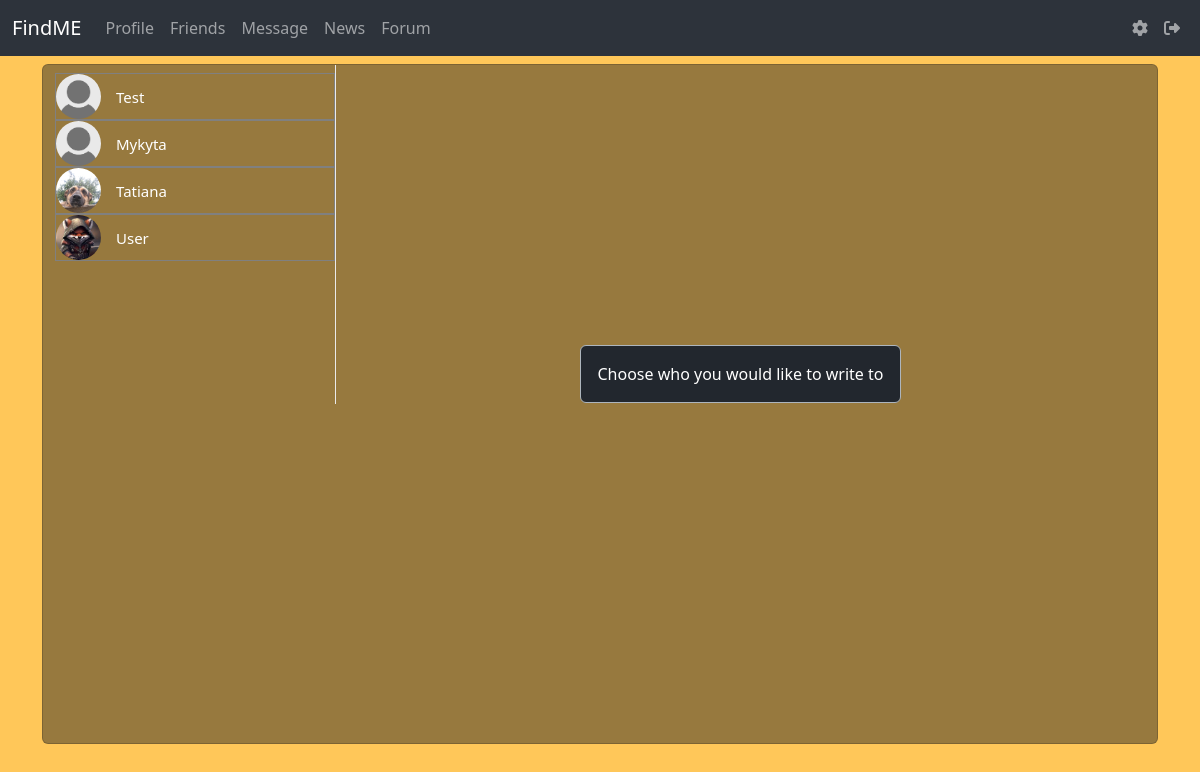
Page /message/ (signed in) on the committed database.
### data/users.py (models this page shows, shortened)
class User(SqlAlchemyBase, UserMixin):
    __tablename__ = 'users'
    id = sqlalchemy.Column(sqlalchemy.Integer, primary_key=True, autoincrement=True)
    name = sqlalchemy.Column(sqlalchemy.String, unique=True, nullable=True)
    about = sqlalchemy.Column(sqlalchemy.String, nullable=True, default='write about yourself')
    second_email = sqlalchemy.Column(sqlalchemy.String, nullable=True)
    github = sqlalchemy.Column(sqlalchemy.String, nullable=True)
    image = sqlalchemy.Column(sqlalchemy.String, default="default.jpg")
    email = sqlalchemy.Column(sqlalchemy.String, index=True, unique=True, nullable=True)
    followings = sqlalchemy.Column(sqlalchemy.String, nullable=True, default='')
    followers = sqlalchemy.Column(sqlalchemy.String, nullable=True, default='')
    post_count = sqlalchemy.Column(sqlalchemy.Integer, nullable=True, default=0)
    admin_check = sqlalchemy.Column(sqlalchemy.Integer, default=0)
    hashed_password = sqlalchemy.Column(sqlalchemy.String, nullable=True)
    created_date = sqlalchemy.Column(sqlalchemy.DateTime, default=datetime.datetime.now)

### main.py (the view)
@app.route('/message/', methods=['GET', 'POST'])
@login_required
def message():
    db_sess = db_session.create_session()
    friends = db_sess.query(User).filter(current_user.id != User.id).all()
    return render_template('messages_friends.html', friends=friends)

### data/db_session.py (called while the page is built)
def create_session() -> Session:
    global __factory
    return __factory()

### main.py (called while the page is built)
@login_manager.user_loader
def load_user(user_id):
    db_sess = db_session.create_session()
    return db_sess.query(User).get(user_id)

### templates/messages_friends.html (shortened to what this page needs)
{% extends "base.html" %}
{% block content %}
<div class="container">
    <div class="row">
        <div class="card chat-app" style="height: 85vh; background-color: #2227;">
            <div id="plist" class="people-list" style="overflow: auto; max-height: 100%;">
                <ul class="list-unstyled chat-list mt-2 mb-0" style="">
                    {% for user in friends%}
                    {% set ids = current_user.followings.split(', ') %}
                    {% set list1 = user.followers.split(', ') %}
                    {% set user_id_ = current_user.id | string() %}
                    <a href="/message/{{ user.id }}" style="text-decoration: none;">
                        <li class="clearfix" style="border: 1px solid grey;">
                            <img src="../static/avatars/{{user.image}}" alt="avatar">
                            <div class="about">
                                <div class="name" style="color: white; margin-left: 60px; margin-top: 12px;">{{user.name}}</div>
                            </div>
                        </li>
                    </a>
                    {% endfor %}
                </ul>
            </div>
            <div class="chat" style="max-height: 50%;">
                <div class="choose__text">
                    <div class="alert alert alert-dark" role="alert" style="color: white; background-color: #22272e">
                        Сhoose who you would like to write to
                    </div>
                </div>
            </div>
        </div>
    </div>
</div>
{% endblock %}

### static/css/style.css (style rules this page uses)
img { max-width: 100%; height: auto; }
html body { background-color: #FFC759; }
body { min-height: 100vh; overflow-x: hidden }
.chat-app .people-list { width: 280px; position: absolute; top: 0; }
.chat-app .chat { margin-left: 280px; border-left: 1px solid #eaeaea; height: 120%; }
.people-list .chat-list li .name { font-size: 15px }
.people-list .chat-list img { width: 45px; border-radius: 50% }
.people-list img { float: left; border-radius: 50% }
.choose__text { margin-left: auto; margin-right: auto; margin-top: 35vh; color: white; display: flex; justify-content: center; align-items: center; }
.clearfix:after { visibility: hidden; display: block; font-size: 0; content: " "; clear: both; height: 0 }

### rows in the picture
User: image (placeholder picture), name "Test"
User: image (placeholder picture), name "Mykyta"
User: image (picture), name "Tatiana"
User: image (placeholder picture), name "User"
